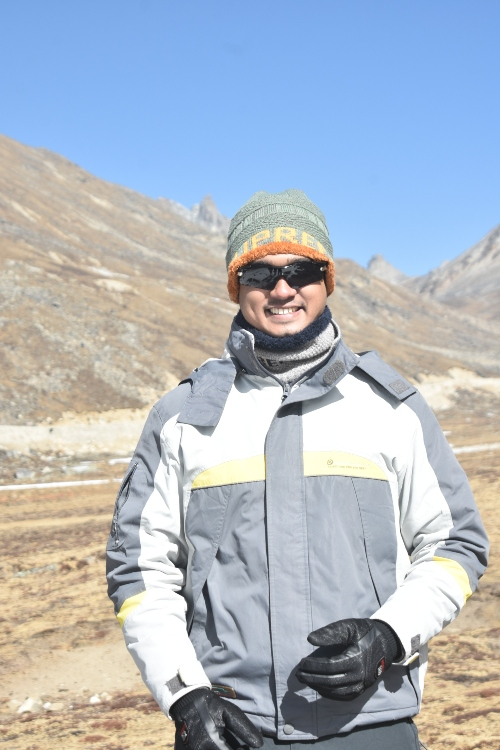
#> input picture sample_color.jpg, 500 x 750 px
$ python Lab_07_Smoothing_Nonlinear_Filter_with_3x3_5x5_7x7_9x9_Masks_Mean_Median.py
#> lines starting #> are read from the running program, lines starting #| are printed output that depends on the picture
import cv2
import numpy as np
import matplotlib.pyplot as plt

# Load grayscale image
image = cv2.imread('sample_color.jpg', cv2.IMREAD_GRAYSCALE)
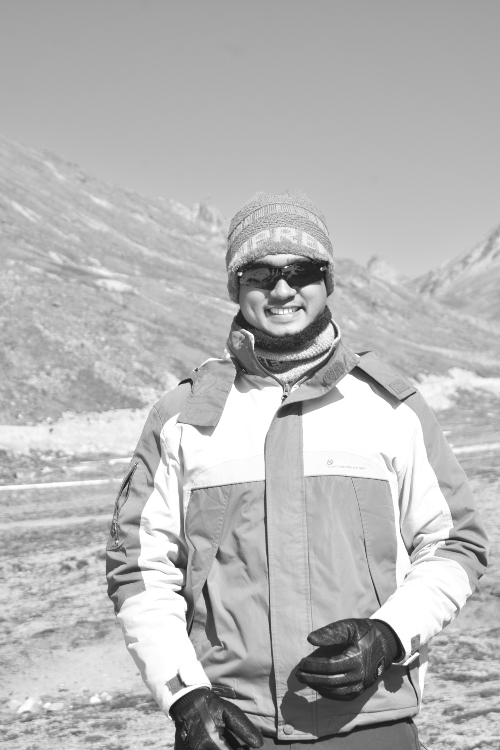
#> image: shape (750, 500); min 21, max 255, mean 181.8

# Kernel sizes
kernels = [3, 5, 7, 9]

# Create subplot
plt.figure(figsize=(15, 10))

for i, k in enumerate(kernels):
    mean = cv2.blur(image, (k, k))
    median = cv2.medianBlur(image, k)

    # Original
    plt.subplot(len(kernels), 3, i*3 + 1)
    plt.imshow(image, cmap='gray')
    plt.title(f'Original (Kernel {k})')
    plt.axis('off')

    # Mean filter
    plt.subplot(len(kernels), 3, i*3 + 2)
    plt.imshow(mean, cmap='gray')
    plt.title(f'Mean ({k}x{k})')
    plt.axis('off')

    # Median filter
    plt.subplot(len(kernels), 3, i*3 + 3)
    plt.imshow(median, cmap='gray')
    plt.title(f'Median ({k}x{k})')
    plt.axis('off')

plt.tight_layout()
plt.show()
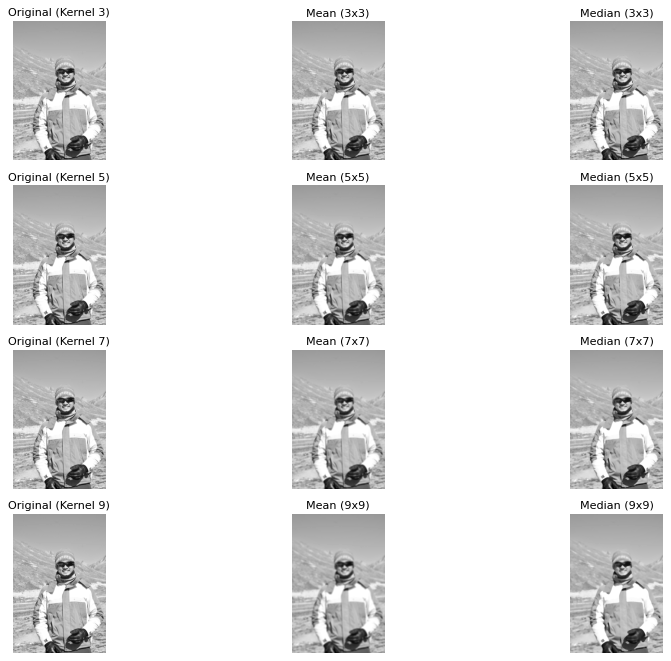
#> figure drawn by matplotlib, 12 panels
